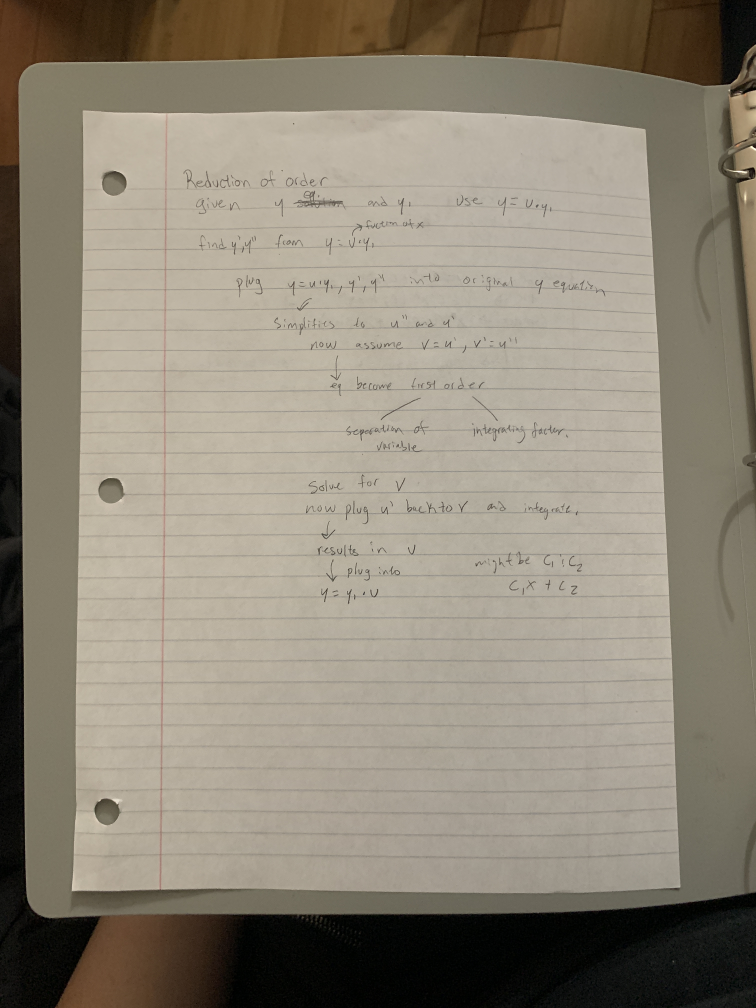
#> input picture backend/tests/data/IMG_6573.JPG, 3024 x 4032 px (shown at 1/4 size)
$ python -i imageScan.py   (imports and definitions only)
#> lines starting #> are read from the running program, lines starting #| are printed output that depends on the picture; after the words box and inside, x2 and y2 are one past the last pixel; in counts of white or black regions, pixels touching at a corner belong together
"""Image scanning and document processing utilities.

This module provides a set of functions for processing and scanning document images,
with a focus on perspective correction and document enhancement. It uses OpenCV
and NumPy for image processing operations.

The main functionality includes:
- Document scanning with perspective correction
- Image preprocessing (grayscale conversion, blur, edge detection)
- Contour detection and processing
- Perspective transformation
- Multiple output options (colored, grayscale, binary)

Example usage:
    >>> from imageScan import ScanDocument
    >>> # Scan a document with default settings
    >>> scanned_doc = ScanDocument("path/to/document.jpg")
    >>> # Scan with custom settings
    >>> scanned_doc = ScanDocument("path/to/document.jpg",
    ...                           threshold1=50,
    ...                           threshold2=150,
    ...                           option=2)  # Binary output

Note:
    This module is designed to work with document images and assumes the presence
    of a quadrilateral document in the input image. The scanning process works best
    with clear document boundaries and good lighting conditions.
"""

import cv2
import numpy as np

def LoadImage(imagePath: str) -> np.ndarray:
    """Load an image from the specified path.

    Args:
        imagePath (str): Path to the image file.

    Returns:
        np.ndarray: Loaded image as a NumPy array.

    Raises:
        ValueError: If the image cannot be loaded from the specified path.
    """
#> called with imagePath = '../../../backend/tests/data/IMG_6573.JPG'
    image = cv2.imread(imagePath)
#> image is the input picture: shape (4032, 3024, 3); mean B, G, R 119.5, 134.4, 142.5
    if image is None:
        raise ValueError(f"Image not found at path: {imagePath}")
    return image

def ShowImage(image: np.ndarray, title: str = "Image") -> None:
    """Display an image in a window.

    Args:
        image (np.ndarray): Image to display.
        title (str, optional): Window title. Defaults to "Image".
    """
    cv2.imshow(title, image)
    cv2.waitKey(0)
    cv2.destroyAllWindows()

def ConvertToGray(image: np.ndarray) -> np.ndarray:
    """Convert an image to grayscale.

    Args:
        image (np.ndarray): Input image in BGR format.

    Returns:
        np.ndarray: Grayscale image.
    """
    return cv2.cvtColor(image, cv2.COLOR_BGR2GRAY)
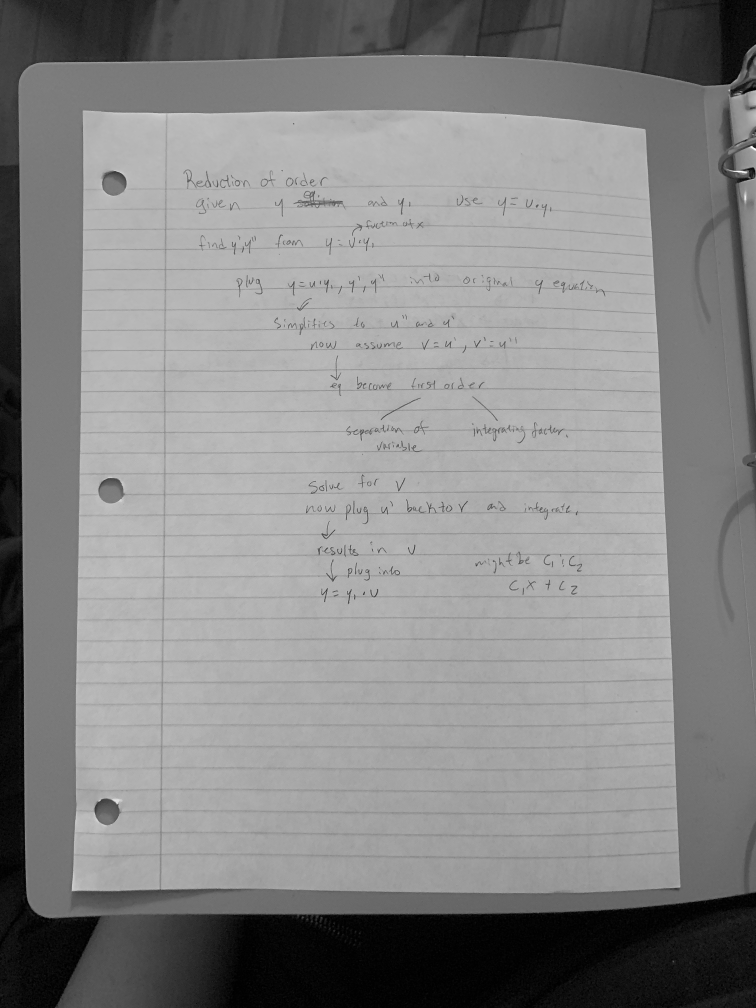
#> returned value: shape (4032, 3024) (shown at 1/4 size); min 0, max 254, mean 135.1

def ApplyGaussianBlur(image: np.ndarray, kernel_size: int = 5, sigma: float = 0) -> np.ndarray:
    """Apply Gaussian blur to an image.

    Args:
        image (np.ndarray): Input image.
        kernel_size (int, optional): Size of the Gaussian kernel. Defaults to 5.
        sigma (float, optional): Standard deviation of the Gaussian kernel. Defaults to 0.

    Returns:
        np.ndarray: Blurred image.
    """
#> called with kernel_size = 5, sigma = 0
    return cv2.GaussianBlur(image, (kernel_size, kernel_size), sigma)

def ApplyCannyEdgeDetection(image: np.ndarray, threshold1: int, threshold2: int) -> np.ndarray:
    """Apply Canny edge detection to an image.

    Args:
        image (np.ndarray): Input image.
        threshold1 (int): First threshold for the hysteresis procedure.
        threshold2 (int): Second threshold for the hysteresis procedure.

    Returns:
        np.ndarray: Image with detected edges.
    """
#> called with threshold1 = 45, threshold2 = 125
    return cv2.Canny(image, threshold1, threshold2)
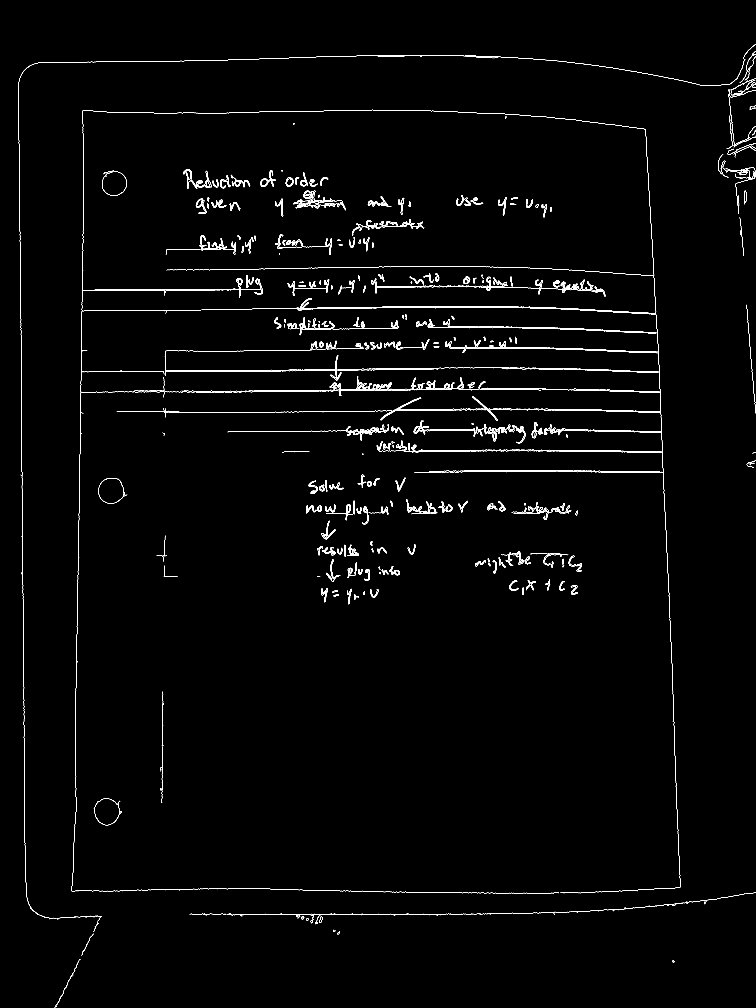
#> returned value: shape (4032, 3024) (shown at 1/4 size); 0.84% white in thin lines or dots

def ImageClosing(image: np.ndarray, kernel_size: int = 5, dil_iteration: int = 3, ero_iteration: int = 2) -> np.ndarray:
    """Apply morphological closing operation to an image.

    Args:
        image (np.ndarray): Input image.
        kernel_size (int, optional): Size of the kernel. Defaults to 5.
        dil_iteration (int, optional): Number of dilation iterations. Defaults to 3.
        ero_iteration (int, optional): Number of erosion iterations. Defaults to 2.

    Returns:
        np.ndarray: Processed image after closing operation.
    """
#> called with kernel_size = 5, dil_iteration = 3, ero_iteration = 2
    kernel = np.ones((kernel_size, kernel_size))
    newImage = cv2.dilate(image, np.ones((5,5)), iterations=dil_iteration)
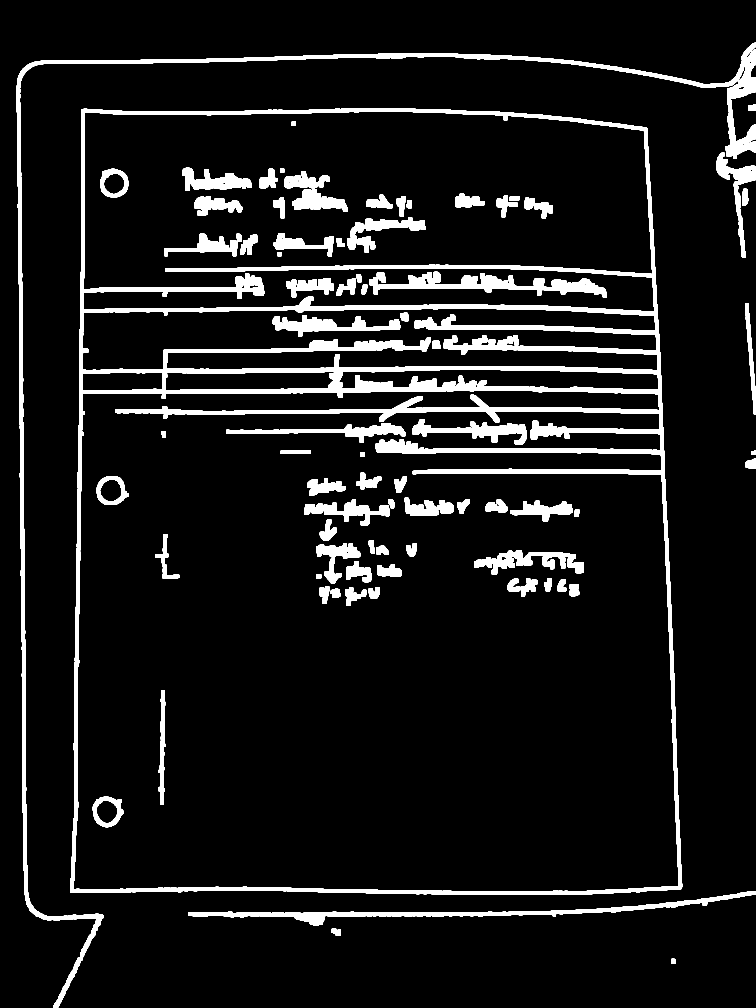
#> newImage: shape (4032, 3024) (shown at 1/4 size); 8.3% white; 93 white regions, largest, box (x1, y1, x2, y2) and area: (280, 433, 2729, 3580) 483874, (67, 171, 3024, 3829) 119503, (752, 3564, 3024, 3703) 38410
    newImage = cv2.erode(newImage, np.ones((5,5)), iterations=ero_iteration)
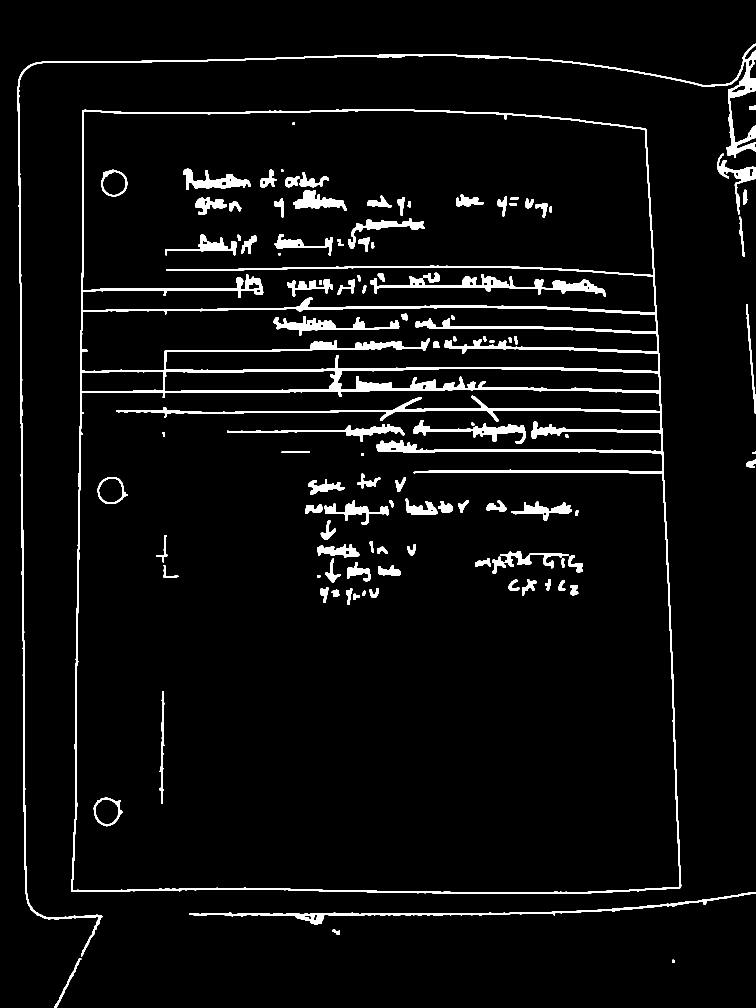
#> newImage: shape (4032, 3024) (shown at 1/4 size); 4.2% white; 108 white regions
    return newImage

def contourCoordinateReordering(points: np.ndarray) -> np.ndarray:
    """Reorder contour points in a specific order.

    Reorders points to top-left, top-right, bottom-right, bottom-left order.

    Args:
        points (np.ndarray): Array of contour points.

    Returns:
        np.ndarray: Reordered points in the format (4, 1, 2).
    """
    points = points.reshape(4, 2)

    orderedPoints = np.zeros((4, 2), dtype=np.float32)
    summ = points.sum(axis=1)
    diff = np.diff(points, axis=1)

    orderedPoints[0] = points[np.argmin(summ)]
    orderedPoints[1] = points[np.argmin(diff)]
    orderedPoints[2] = points[np.argmax(summ)]
    orderedPoints[3] = points[np.argmax(diff)]
    orderedPoints = orderedPoints.reshape((4, 1, 2))
    return orderedPoints

def BiggestContour(image: np.ndarray) -> np.ndarray:
    """Find the largest quadrilateral contour in an image.

    Args:
        image (np.ndarray): Input image with contours.

    Returns:
        np.ndarray: Points of the largest quadrilateral contour.
    """
    contours, _ = cv2.findContours(image, cv2.RETR_EXTERNAL, cv2.CHAIN_APPROX_SIMPLE)
#> contours = 13 contours; largest, box (x1, y1, x2, y2) and area: (284, 437, 2725, 3576) 7296392, (71, 175, 3024, 3825) 46964, (756, 3568, 3024, 3699) 15438, (2870, 615, 3024, 858) 6718, (2984, 1217, 3024, 1656) 2174

    # deal with curves
    contours = [cv2.convexHull(contour) for contour in contours]
#> contours = 13 contours; largest, box (x1, y1, x2, y2) and area: (284, 437, 2725, 3576) 7346342, (71, 175, 3024, 3825) 6253030, (756, 3568, 3024, 3699) 114874, (2870, 615, 3024, 858) 21125, (2984, 1217, 3024, 1656) 3794
    biggestContour = np.array({})
    maxArea = 0
    for contour in contours:
        area = cv2.contourArea(contour)
        perimeter = cv2.arcLength(contour, True)
        epsilon = .1*perimeter
        approx = cv2.approxPolyDP(contour, epsilon, True)
        if area > maxArea and len(approx) == 4:
            biggestContour = approx
            maxArea = area
#> this loop made 13 passes
#> (area, perimeter, epsilon, biggestContour, maxArea) on passes 1, 11: (113.5, 39.61, 3.96, [[2694, 3839], [2699, 3848], [2690, 3851], [2688, 3840]], 113.5), (7346342, 10863.2, 1086.3, [[2583, 515], [2722, 3551], [285, 3566], [329, 440]], 7346342)
#> (area, perimeter, epsilon, approx) on passes 2 to 7: (2475.5, 458.8, 45.88, [[324, 3834], [217, 4031]]), (454.5, 85.06, 8.51, [[1330, 3720], [1359, 3723], [1357, 3739]]), (114874, 4553.6, 455.4, [[3023, 3568], [756, 3659]]), (883, 115.9, 11.59, [[3023, 1839], [3017, 1870], [2986, 1864]]), (89, 40.34, 4.03, [[3023, 1807], [3023, 1812], [3008, 1815]]), (3793.5, 886.6, 88.66, [[2985, 1217], [3023, 1655]])
#> after the loop, maxArea = 7346342
    biggestContour = contourCoordinateReordering(biggestContour)
#> in contourCoordinateReordering, `points = points.reshape(4, 2)`: points = [[2583, 515], [2722, 3551], [285, 3566], [329, 440]]
#> in contourCoordinateReordering, `summ = points.sum(axis=1)`: summ = [3098, 6273, 3851, 769]
#> in contourCoordinateReordering, `diff = np.diff(points, axis=1)`: diff = [-2068, 829, 3281, 111]
#> biggestContour = [[329, 440], [2583, 515], [2722, 3551], [285, 3566]]
    return biggestContour

def GetMMatrix(source: np.ndarray, destination: np.ndarray) -> np.ndarray:
    """Calculate the perspective transform matrix.

    Args:
        source (np.ndarray): Source points.
        destination (np.ndarray): Destination points.

    Returns:
        np.ndarray: Perspective transform matrix.
    """
    return cv2.getPerspectiveTransform(source, destination)

def WarpPerspective(image: np.ndarray, points: np.ndarray, width: int = 2590, height: int = 3340) -> np.ndarray:
    """Apply perspective transformation to an image.

    Args:
        image (np.ndarray): Input image.
        points (np.ndarray): Transformation points.
        width (int, optional): Output image width. Defaults to 2590.
        height (int, optional): Output image height. Defaults to 3340.

    Returns:
        np.ndarray: Transformed image.
    """
    return cv2.warpPerspective(image, points, (width, height))

def ScanDocument(imagePath: str, threshold1: int = 45, threshold2: int = 125, width: int = 2590, height: int = 3340, option: int = 0) -> np.ndarray:
    """Scan a document image and apply perspective correction.

    Args:
        imagePath (str): Path to the input image.
        threshold1 (int, optional): First threshold for Canny edge detection. Defaults to 45.
        threshold2 (int, optional): Second threshold for Canny edge detection. Defaults to 125.
        width (int, optional): Output image width. Defaults to 2590.
        height (int, optional): Output image height. Defaults to 3340.
        option (int, optional): Processing option:
            0: Colored output
            1: Grayscale output
            2: Binary output
            Defaults to 0.

    Returns:
        np.ndarray: Processed and transformed image.

    Raises:
        ValueError: If the input image cannot be loaded.
    """
    image = LoadImage(imagePath)
    grayImage = ConvertToGray(image)
    grayImageBlur = ApplyGaussianBlur(grayImage)
    grayImageEdges = ApplyCannyEdgeDetection(grayImageBlur, threshold1, threshold2)
    grayImageEdgesClosing = ImageClosing(grayImageEdges)
    bigContour = BiggestContour(grayImageEdgesClosing)
#> bigContour has the same summary as biggestContour in BiggestContour
    mMatrix = GetMMatrix(np.float32(bigContour), np.float32([ [0, 0], [width, 0], [width, height], [0,height] ]))
#> mMatrix = [[1.12, 0.0158, -376.7], [-0.0388, 1.17, -499.9], [-1.36e-05, 2.66e-05, 1]]

    # colored
    if option == 0:
        paper = WarpPerspective(image, mMatrix, width, height)
#> in WarpPerspective, `return cv2.warpPerspective(image, points, (width, height))`:
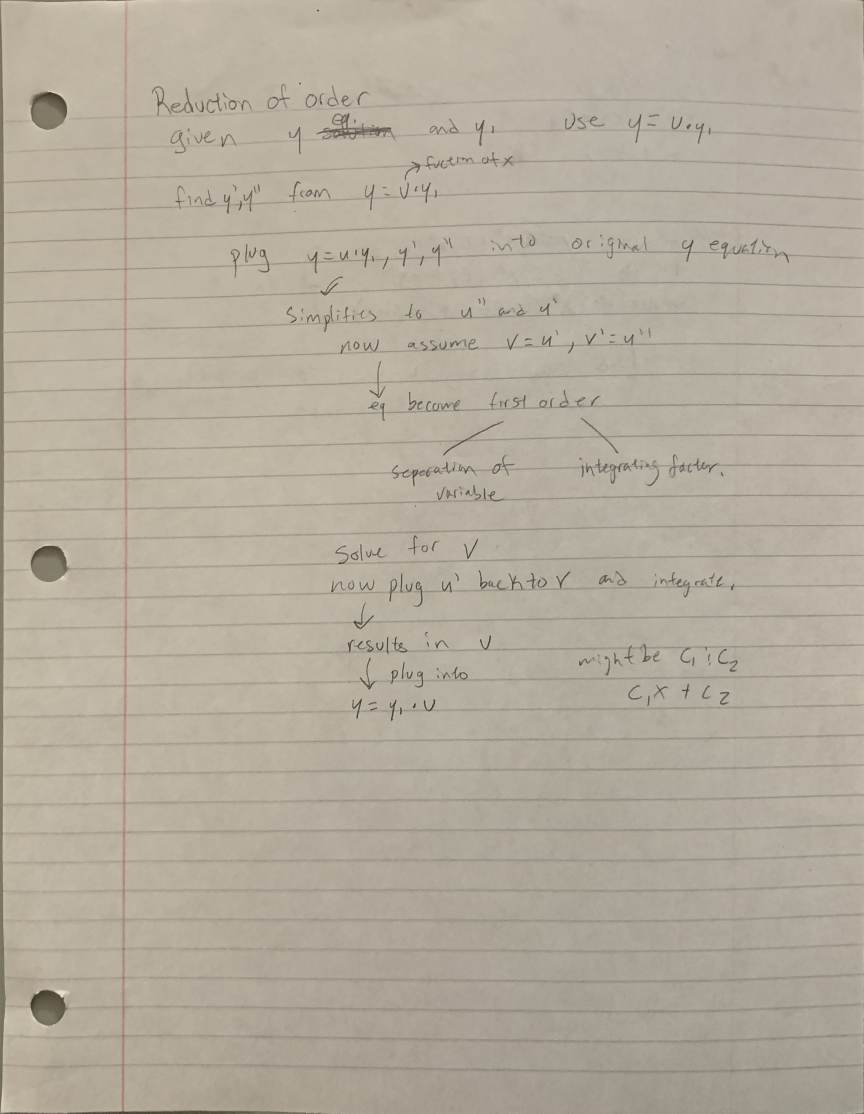
#> returned value: shape (3340, 2590, 3) (shown at 1/3 size); mean of channels 0, 1, 2 157.5, 172.1, 180.1; drawn as B, G, R
        return paper

    # grayscaled
    elif option == 1:
        paper = WarpPerspective(grayImage, mMatrix, width, height)
        return paper

    # binary
    elif option == 2:
        paper = WarpPerspective(grayImage, mMatrix, width, height)
        denoisedImage = cv2.medianBlur(paper, 3)
        blurredDenoisedImage = ApplyGaussianBlur(denoisedImage)
        brightness = 3
        blockSize = 13
        binary = cv2.adaptiveThreshold(blurredDenoisedImage, 255, cv2.ADAPTIVE_THRESH_GAUSSIAN_C, cv2.THRESH_BINARY, blockSize, brightness)
        return binary

>>> result = ScanDocument('../../../backend/tests/data/IMG_6573.JPG')
